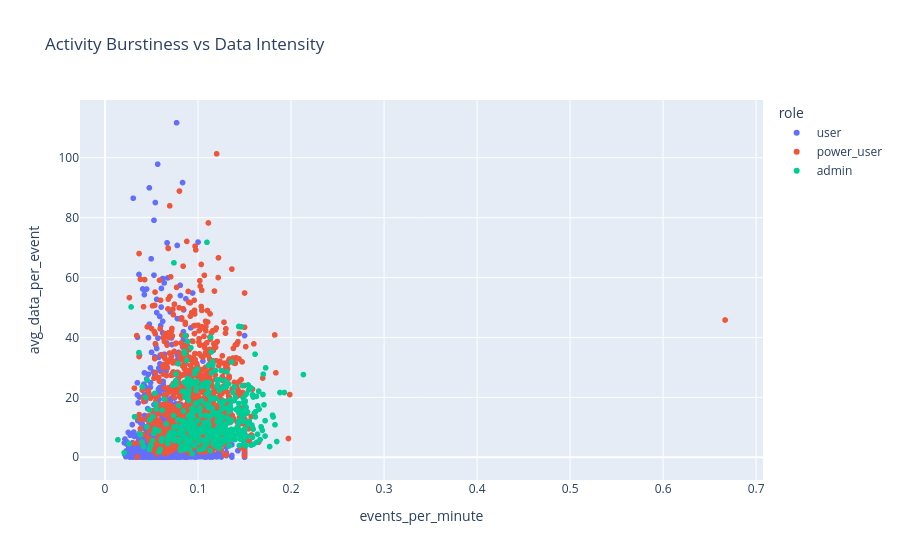

Here is the notebook cell this chart was saved with:
### Code cell
fig = px.scatter(
    sessions_df,
    x="events_per_minute",
    y="avg_data_per_event", 
    color="role",
    hover_data=["session_id"],
    title="Activity Burstiness vs Data Intensity"
)

fig.show()

### Figure 1 — Plotly figure (JSON) as saved in the notebook; plotly's stock layout.template omitted (floating-point values rounded to 4 significant figures; data arrays with more than 128 entries replaced by an {"elided": "..."} marker saying what was removed)
{"data": [{"customdata": {"elided": "3215x1 str values"}, "hovertemplate": "role=user<br>events_per_minute=%{x}<br>avg_data_per_event=%{y}<br>session_id=%{customdata[0]}<extra></extra>", "legendgroup": "user", "marker": {"color": "#636efa", "symbol": "circle"}, "mode": "markers", "name": "user", "showlegend": true, "type": "scattergl", "x": {"elided": "3215 float values"}, "xaxis": "x", "y": {"elided": "3215 float values"}, "yaxis": "y"}, {"customdata": {"elided": "1093x1 str values"}, "hovertemplate": "role=power_user<br>events_per_minute=%{x}<br>avg_data_per_event=%{y}<br>session_id=%{customdata[0]}<extra></extra>", "legendgroup": "power_user", "marker": {"color": "#EF553B", "symbol": "circle"}, "mode": "markers", "name": "power_user", "showlegend": true, "type": "scattergl", "x": {"elided": "1093 float values"}, "xaxis": "x", "y": {"elided": "1093 float values"}, "yaxis": "y"}, {"customdata": {"elided": "403x1 str values"}, "hovertemplate": "role=admin<br>events_per_minute=%{x}<br>avg_data_per_event=%{y}<br>session_id=%{customdata[0]}<extra></extra>", "legendgroup": "admin", "marker": {"color": "#00cc96", "symbol": "circle"}, "mode": "markers", "name": "admin", "showlegend": true, "type": "scattergl", "x": {"elided": "403 float values"}, "xaxis": "x", "y": {"elided": "403 float values"}, "yaxis": "y"}], "layout": {"legend": {"title": {"text": "role"}, "tracegroupgap": 0}, "title": {"text": "Activity Burstiness vs Data Intensity"}, "xaxis": {"anchor": "y", "domain": [0, 1], "title": {"text": "events_per_minute"}}, "yaxis": {"anchor": "x", "domain": [0, 1], "title": {"text": "avg_data_per_event"}}}}
